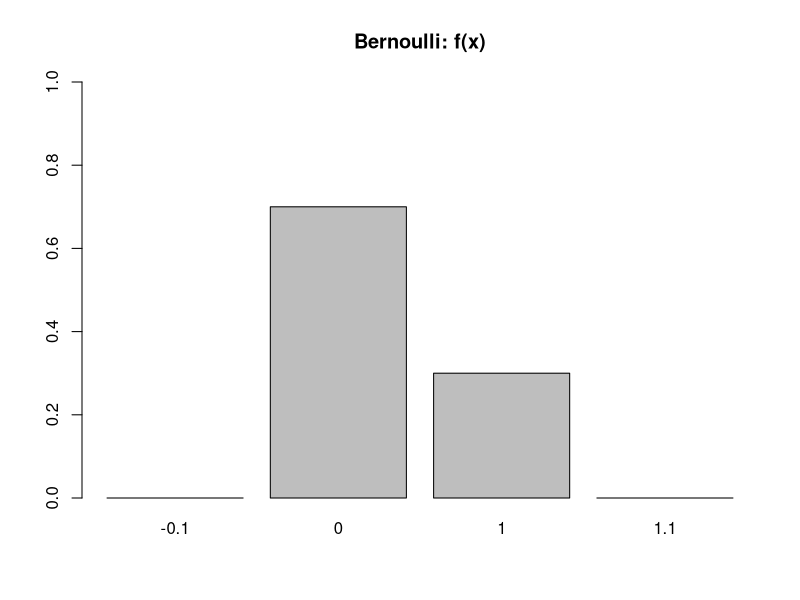
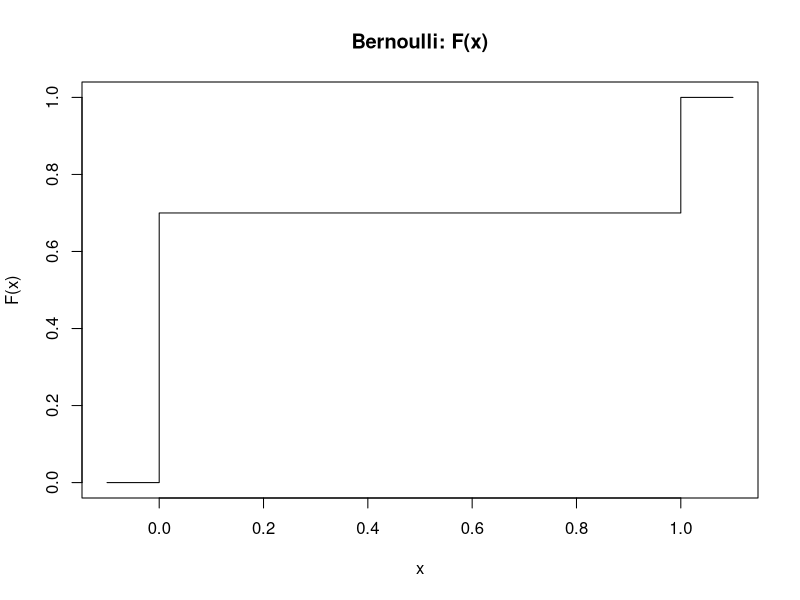
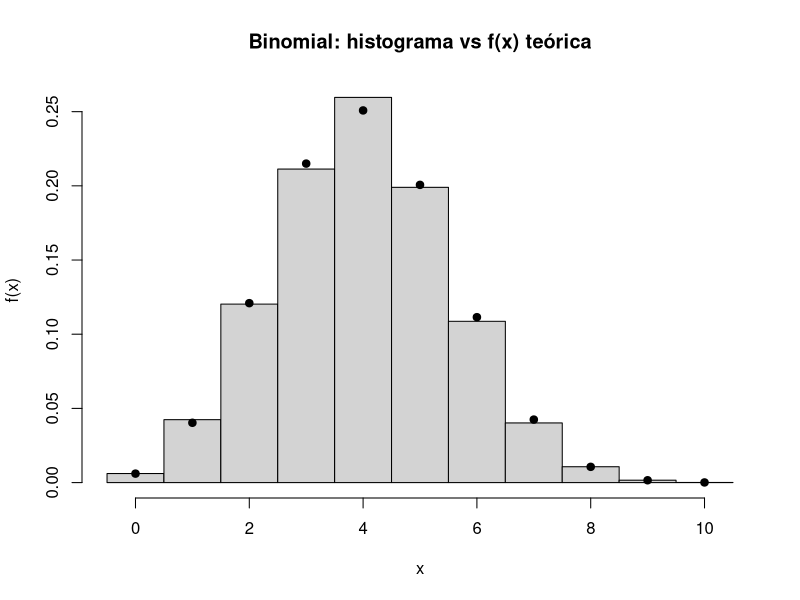
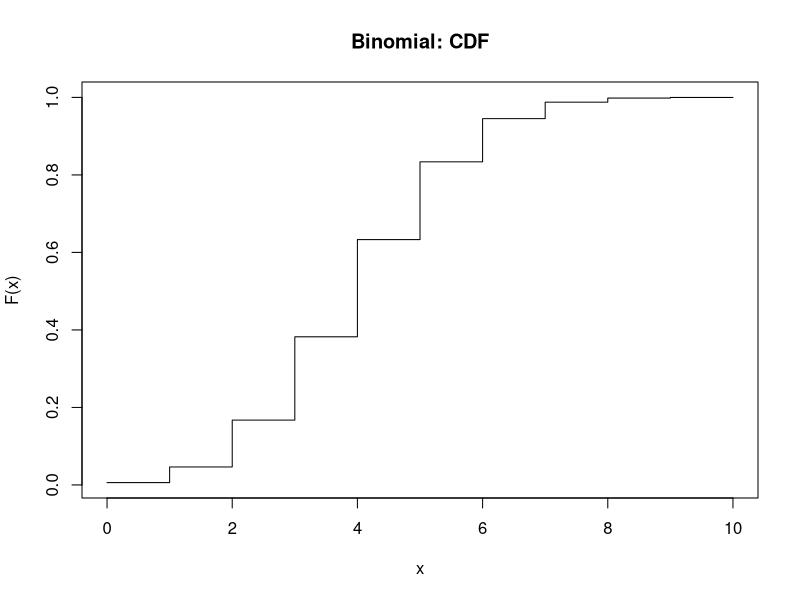
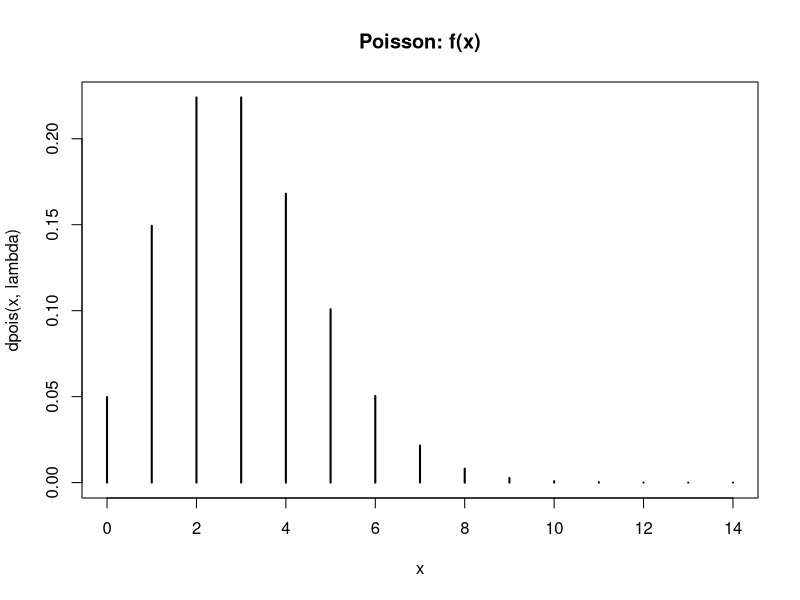
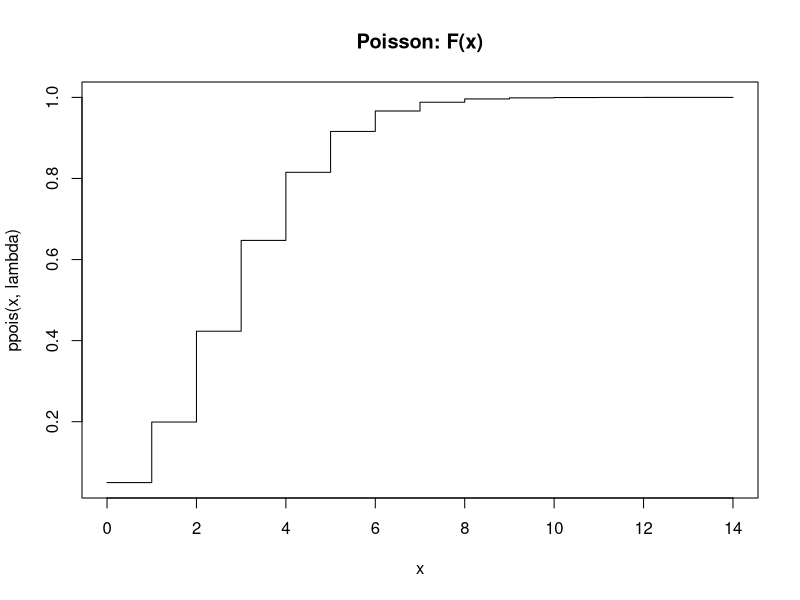
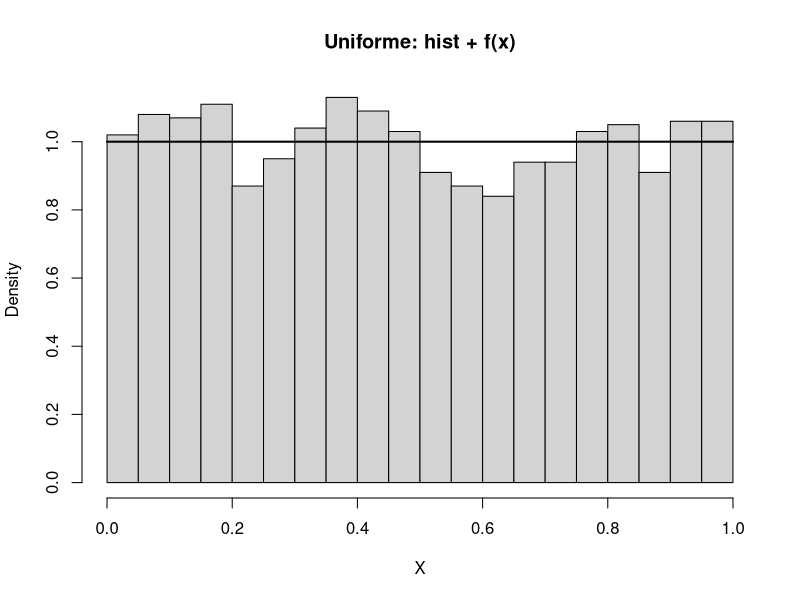
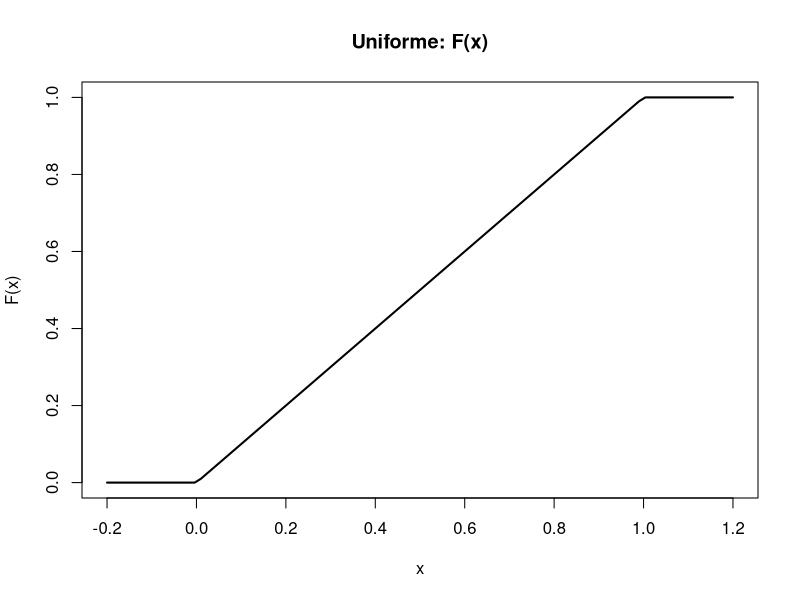

Source code (R) for these figures, in order:
#Semana 4: Variables aleatorias

#Convención en R: para muchas distribuciones existe una familia de funciones con prefijos:
#r* simula (random), d* densidad/probabilidad (density), p* distribución acumulada (probability), q* cuantiles (quantile).

##1. Variables aleatorias discretas
#1.1 Bernoulli X ~ Be(p)

set.seed(42) #Reproducibilidad (para que siempre me genere los mismos números)
p <- 0.3 #Probabilidad de éxito
n <- 1000 #Tamaño de la muestra
X <- rbinom(n, size = 1, prob = p)     # Bernoulli = Binomial con size=1
mean(X)                                # ≈ p
var(X)                                 # ≈ p*(1-p)

#Vamos a graficar la función de probabilidad puntual y la función de distribución acumulada

x_vals <- c(-0.1,0,1,1.1)
f_x <- dbinom(x_vals, size = 1, prob = p)
barplot(f_x, names.arg = x_vals, ylim = c(0,1), main = "Bernoulli: f(x)")

F_x <- pbinom(x_vals, size = 1, prob = p)
plot(x_vals,F_x,, type = "s", xlab = "x", ylab = "F(x)", main = "Bernoulli: F(x)",ylim = c(0,1))

#1.2. Binomial X ~ Bi(n,p)

set.seed(123)
n_sims <- 10000 #Tamaño de la simulación
n_tr <- 10 #Cantidad de experimentos en cada simulación
p <- 0.4 #Probabilidad de éxito

X <- rbinom(n_sims, size = n_tr, prob = p)
mean(X)        # ≈ n_tr * p
var(X)         # ≈ n_tr * p * (1 - p)

# Función de probabilidad puntual teórica vs. frecuencia relativa
x <- 0:n_tr
f_teo <- dbinom(x, size = n_tr, prob = p)

hist(X, breaks = -0.5:(n_tr + 0.5), freq = FALSE,
     main = "Binomial: histograma vs f(x) teórica", xlab = "x", ylab="f(x)")

points(x, f_teo, pch = 19)

#Función de distribución acumulada
plot(x, pbinom(x, size = n_tr, prob = p), type = "s",
     main = "Binomial: CDF", xlab = "x", ylab = "F(x)")

#1.3. Poisson
set.seed(99)
lambda <- 3
X <- rpois(5000, lambda)
mean(X)
var(X)     # ≈ lambda

x <- 0:max(X)
plot(x, dpois(x, lambda), type = "h", lwd = 2, main = "Poisson: f(x)")
plot(x, ppois(x, lambda), type = "s", main = "Poisson: F(x)")

##2. Variables continuas
#2.1 Uniforme X ~ U(a,b)

set.seed(1)
n_samples <- 2000
a <- 0; b <- 1
X <- runif(n_samples, min = a, max = b)
mean(X)         # ≈ (a+b)/2
var(X)          # ≈ (b-a)^2/12

hist(X, breaks = 30, freq = FALSE, main = "Uniforme: hist + f(x)")
curve(dunif(x, a, b), from = a, to = b, add = TRUE, lwd = 2)

curve(punif(x, a, b), from = a - 0.2, to = b + 0.2, lwd = 2,
      main = "Uniforme: F(x)", ylab = "F(x)")

#2.2 Normal X~N(mu,sigma^2)

set.seed(21)
n_samples <- 5000
mu <- 10; sigma <- 2
X <- rnorm(n_samples, mean = mu, sd = sigma)
mean(X); sd(X)   # ≈ mu, sigma

hist(X, breaks = 40, freq = FALSE, main = "Normal: hist + f(x)")
curve(dnorm(x, mu, sigma), add = TRUE, lwd = 2)

curve(pnorm(x, mu, sigma), from = mu - 4*sigma, to = mu + 4*sigma,
      lwd = 2, main = "Normal: F(x)", ylab = "F(x)")

#Podemos convertirla a distribución normal estándar
Z <- (X-mu)/sigma

hist(Z, breaks = 40, freq = FALSE, main = "Normal estándar: hist + f(x)")
curve(dnorm(x, 0, 1), add = TRUE, lwd = 2)

curve(pnorm(x, 0, 1), from =- 4, to = 4,
      lwd = 2, main = "Normal estándar: F(x)", ylab = "F(x)")
